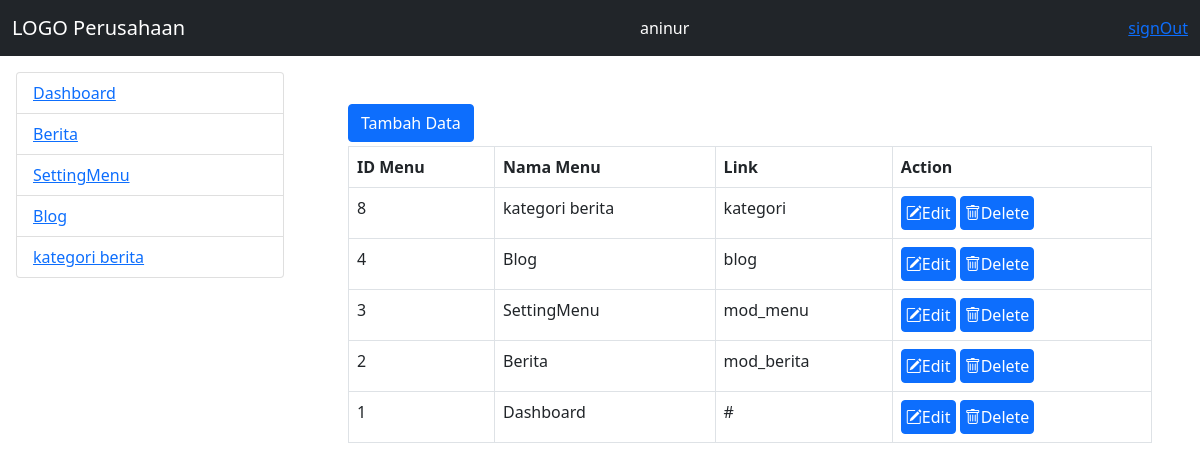
The page /admin/home.php?modul=mod_menu (signed in) on the database its author committed.
### tables this page shows
CREATE TABLE `mst_menu` (
  `idmenu` int(11) NOT NULL AUTO_INCREMENT,
  `nmmenu` varchar(20) NOT NULL,
  `link` varchar(30) NOT NULL,
  `is_active` tinyint(4) NOT NULL,
  PRIMARY KEY (`idmenu`)
);

### admin/mod_menu/index.php (the view, shortened to what this page needs)
<?php
include_once "menuCtrl.php";
if(!isset($_GET['act'])){
?>
<a href="?modul=mod_menu&act=add" class="btn btn-primary btn-xs mb-1">Tambah Data</a>
<table class="table table-bordered">
	<tr>
		<th>ID Menu</th>
		<th>Nama Menu</th>
		<th>Link</th>
		<th>Action</th>
	</tr>
	<?php
	$qry_listmenu = mysqli_query($connect_db,"select * from mst_menu order by idmenu DESC")
			or die("gagal akses table mst_menu ".mysqli_error($connect_db));
	while($row = mysqli_fetch_array($qry_listmenu)){
	?>
	<tr>
		<td><?php echo $row['idmenu']; ?></td>
		<td><?= $row['nmmenu']; ?></td>
		<td><?= $row['link']; ?></td>
		<td>
			<a href="?modul=mod_menu&act=edit&id=<?= $row['idmenu']; ?>" class="btn btn-xs btn-primary p-1"><i
					class="bi bi-pencil-square"></i>Edit</a>
			<a href="?modul=mod_menu&act=delete&id=<?= $row['idmenu']; ?>" class="btn btn-xs btn-primary p-1">
				<i class="bi bi-trash"></i>Delete</a>
		</td>
	</tr>
	<?php
		}
	?>
</table>
<?php
}
 ?>

### admin/home.php (shortened to what this page needs)
<?php
require_once("../config/koneksi_db.php");
?>
<!DOCTYPE html>
<html lang="en">
<head>
	<link rel="stylesheet" href="https://cdn.jsdelivr.net/npm/bootstrap-icons@1.8.1/font/bootstrap-icons.css">
	<link rel="stylesheet" href="../assets/bootstrap5/css/bootstrap.min.css" />
</head>
<body>
	<nav class="navbar navbar-expand-lg navbar-light bg-dark text-white">
		<div class="container-fluid">
			<a class="navbar-brand text-white" href="#">LOGO Perusahaan</a>
			<?= $_SESSION['userlogin']; ?>
			<div class="d-flex flex-row-reverse">
				<a href="logout.php">signOut</a>
			</div>
		</div>
	</nav>
	<section>
		<div class="container-fluid">
			<div class="row">
				<div class="col-lg-3 p-3">
					<?php
						include_once("menu.php");
					?>
				</div>
				<div class="col-lg-9 p-5">
					<?php
						if(isset($_GET['modul'])){
							include "".$_GET['modul']."/index.php";
						}
					?>
				</div>
			</div>
		</div>
	</section>
</body>
</html>

### admin/menu.php (shortened to what this page needs)
<!DOCTYPE html>
<html lang="en">
<head>
</head>
<body>
	<?php
	$qry_menu = mysqli_query($connect_db, "select * from mst_menu") or die("view menu".mysqli_error($connect_db));
	?>
	<ul class="list-group">
		<?php
		while($row = mysqli_fetch_array($qry_menu)){
		?>
		<li class="list-group-item">
			<a href="?modul=<?= $row['link']; ?>"><?= $row['nmmenu']; ?></a>
		</li>
		<?php } ?>
	</ul>
</body>
</html>

### rows shown on the page
mst_menu: nmmenu "Dashboard", idmenu "1", link "#"
mst_menu: nmmenu "Berita", idmenu "2", link "mod_berita"
mst_menu: nmmenu "SettingMenu", idmenu "3", link "mod_menu"
mst_menu: nmmenu "Blog", idmenu "4", link "blog"
mst_menu: nmmenu "kategori berita", idmenu "8", link "kategori"

### other values the page prints
$_SESSION['userlogin'] "aninur"
